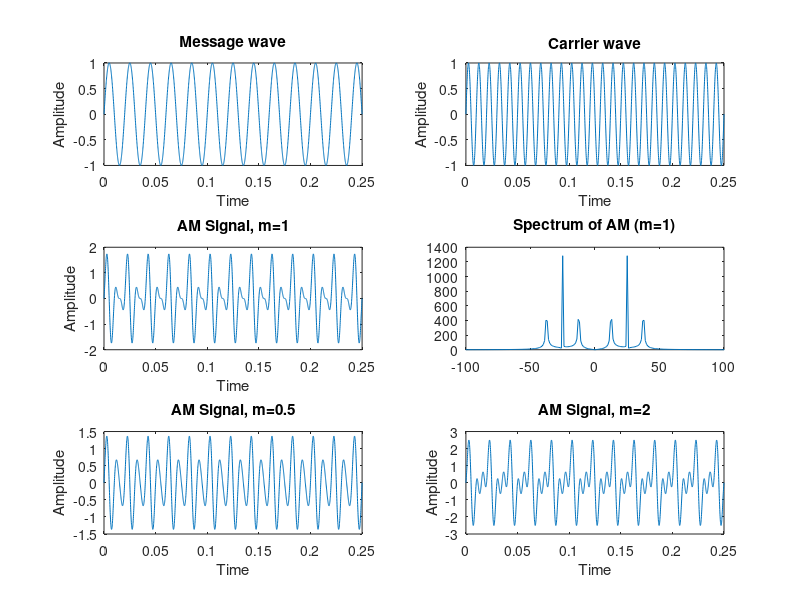

MATLAB code to generate this figure:
clc; clear all; close all; 
fm = 50;
t=0:.0001:.25 ;
fs = 1 / (t(2) - t(1));
%message s/g
x=sin(2*pi*fm*t);
subplot(3, 2, 1);
plot(t,x);
title("Message wave"); xlabel("Time");ylabel("Amplitude");

%Carrier s/g
fc =  100;
y=sin(2*pi*fc*t);
subplot(3, 2, 2);
plot(t, y);
title("Carrier wave"); xlabel("Time");ylabel("Amplitude");

% AM wave, m=1
AM = (1 + x) .* y;
subplot(3, 2, 3);
plot(t, AM);
title("AM Signal, m=1"); xlabel("Time"); ylabel("Amplitude");

% Spectrum of AM
f=-1250:1250;
sam=fftshift(abs(fft(AM)));
subplot(3, 2, 4); 
plot(f,sam); xlim([-100, 100])
title("Spectrum of AM (m=1)");

% AM wave, m=0.5
AMhalf = (1 + 0.5*x) .* y;
subplot(3, 2, 5);
plot(t, AMhalf);
title("AM Signal, m=0.5"); xlabel("Time"); ylabel("Amplitude");

% AM wave, m=2
AM2 = (1 + 2*x) .* y;
subplot(3, 2, 6);
plot(t, AM2);
title("AM Signal, m=2"); xlabel("Time"); ylabel("Amplitude");
